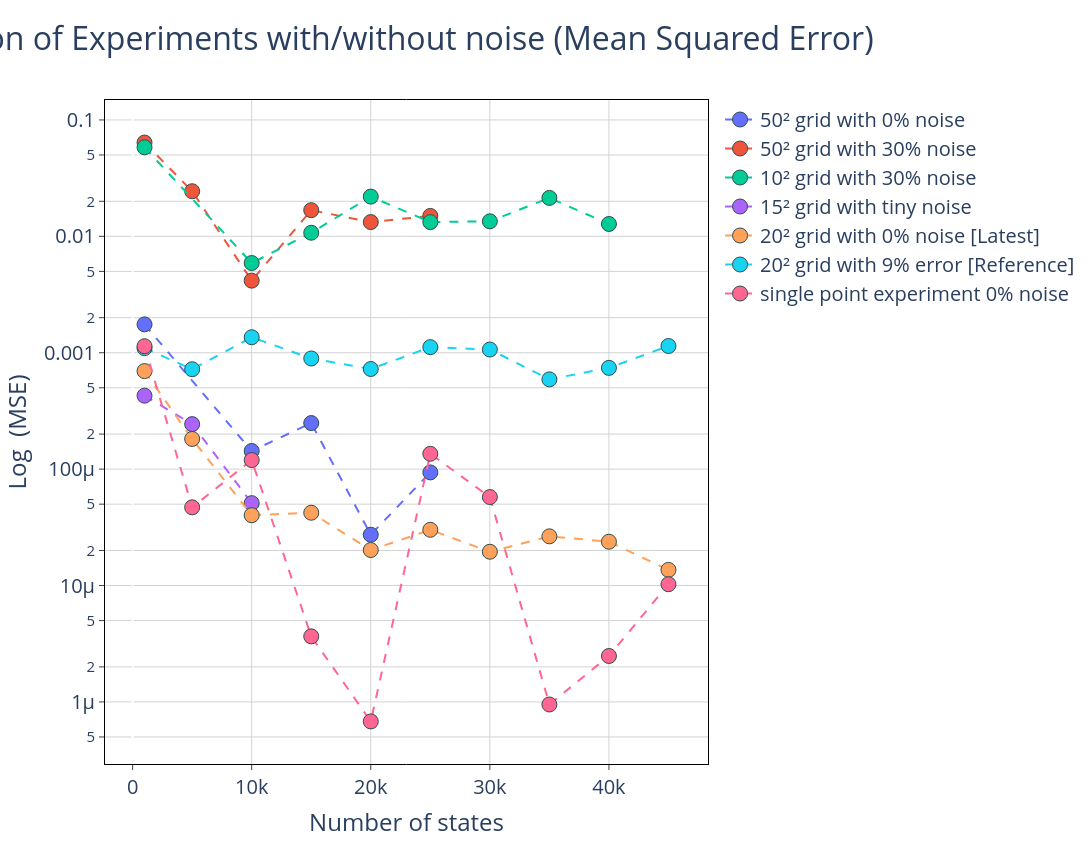

Notebook code for this chart:
### Code cell
# Configuración del subplot
fig = make_subplots(
    rows=1, 
    cols=1, 
     # Actualizado para que coincida con tus datos
)

# Agregar la primera fila (row=1)
fig.add_trace(
    go.Scatter(
        x=df_50_pure['Nstates'], 
        y=df_50_pure['MSE'], 
        mode='lines+markers', 
        name='50² grid with 0% noise',
        line=dict(dash='dash')
    ),
    row=1, col=1
)

# Agregar la segunda fila (row=2)
fig.add_trace(
    go.Scatter(
        x=df_50_error['Nstates'], 
        y=df_50_error['MSE'], 
        mode='lines+markers', 
        name='50² grid with 30% noise',
        line=dict(dash='dash')
    ),
    row=1, col=1
)

# Agregar la tercera fila (row=3)
fig.add_trace(
    go.Scatter(
        x=df_10_error['Nstates'], 
        y=df_10_error['MSE'], 
        mode='lines+markers', 
        name='10² grid with 30% noise',
        line=dict(dash='dash')
    ),
    row=1, col=1
)
fig.add_trace(
    go.Scatter(
        x=df_15_tiny_noise['Nstates'], 
        y=df_15_tiny_noise['MSE'], 
        mode='lines+markers', 
        name='15² grid with tiny noise',
        line=dict(dash='dash')
    ),
    row=1, col=1
)
fig.add_trace(go.Scatter(
    x = results_df.loc[results_df['Noise'] == 0.0, 'N_states'],
    y = results_df.loc[results_df['Noise'] == 0.0, 'MSE'],
    name="20² grid with 0% noise [Latest]",
    mode='lines+markers',
    line=dict(dash='dash')
))

fig.add_trace(go.Scatter(
    x = results_df.loc[results_df['Noise'] == 9.0, 'N_states'],
    y = results_df.loc[results_df['Noise'] == 9.0, 'MSE'],
    name="20² grid with 9% error [Reference]",
    mode='lines+markers',
    line=dict(dash='dash')
))
fig.add_trace(go.Scatter(
    x=df_single_pt['Nstates'], 
    y=df_single_pt['MSE'], 
    mode='lines+markers', 
    name='single point experiment 0% noise',
    line=dict(dash='dash')
    ),
row=1, col=1
)

fig.update_traces(marker=dict(size=15, line=dict(width=1, color='DarkSlateGrey')))
fig.update_layout(
    height = 844,
    width = 1500,
    font=dict(size=20),
    paper_bgcolor='white',
    plot_bgcolor='white',
    title={
        'text': "Model correlation of Experiments with/without noise (Mean Squared Error)",
        'font': {'size': 32},
        'x' :0.8
    },
    #title_text="Root Mean Squared Error"
)
fig.update_xaxes(
    mirror=True,
    ticks='outside',
    showline=True,
    linecolor='black',
    gridcolor='lightgrey',
    title_text='Number of states'

)
fig.update_yaxes(
    mirror=True,
    ticks='outside',
    showline=True,
    zeroline=True,
    linecolor='black',
    gridcolor='lightgrey',
    type='log',
    title_text='Log  (MSE)'
)
fig.show()

### Figure 1 — Plotly figure (JSON) as saved in the notebook; plotly's stock layout.template omitted (floating-point values rounded to 4 significant figures)
{"data": [{"line": {"dash": "dash"}, "marker": {"line": {"color": "DarkSlateGrey", "width": 1}, "size": 15}, "mode": "lines+markers", "name": "50² grid with 0% noise", "type": "scatter", "x": [1000.0, 10000.0, 15000.0, 20000.0, 25000.0], "xaxis": "x", "y": [0.001753, 0.0001432, 0.0002488, 2.731e-05, 9.374e-05], "yaxis": "y"}, {"line": {"dash": "dash"}, "marker": {"line": {"color": "DarkSlateGrey", "width": 1}, "size": 15}, "mode": "lines+markers", "name": "50² grid with 30% noise", "type": "scatter", "x": [1000.0, 5000.0, 10000.0, 15000.0, 20000.0, 25000.0], "xaxis": "x", "y": [0.06391, 0.0244, 0.004163, 0.01678, 0.01326, 0.01498], "yaxis": "y"}, {"line": {"dash": "dash"}, "marker": {"line": {"color": "DarkSlateGrey", "width": 1}, "size": 15}, "mode": "lines+markers", "name": "10² grid with 30% noise", "type": "scatter", "x": [1000.0, 10000.0, 15000.0, 20000.0, 25000.0, 30000.0, 35000.0, 40000.0], "xaxis": "x", "y": [0.05821, 0.005899, 0.01074, 0.02194, 0.01325, 0.01346, 0.02139, 0.01277], "yaxis": "y"}, {"line": {"dash": "dash"}, "marker": {"line": {"color": "DarkSlateGrey", "width": 1}, "size": 15}, "mode": "lines+markers", "name": "15² grid with tiny noise", "type": "scatter", "x": [1000.0, 5000.0, 10000.0], "xaxis": "x", "y": [0.0004276, 0.0002436, 5.103e-05], "yaxis": "y"}, {"line": {"dash": "dash"}, "marker": {"line": {"color": "DarkSlateGrey", "width": 1}, "size": 15}, "mode": "lines+markers", "name": "20² grid with 0% noise [Latest]", "type": "scatter", "x": [1000.0, 5000.0, 10000.0, 15000.0, 20000.0, 25000.0, 30000.0, 35000.0, 40000.0, 45000.0], "y": [0.0006957, 0.0001817, 4.02e-05, 4.22e-05, 2.019e-05, 3.011e-05, 1.951e-05, 2.646e-05, 2.379e-05, 1.363e-05]}, {"line": {"dash": "dash"}, "marker": {"line": {"color": "DarkSlateGrey", "width": 1}, "size": 15}, "mode": "lines+markers", "name": "20² grid with 9% error [Reference]", "type": "scatter", "x": [1000.0, 5000.0, 10000.0, 15000.0, 20000.0, 25000.0, 30000.0, 35000.0, 40000.0, 45000.0], "y": [0.001096, 0.0007217, 0.001359, 0.0008927, 0.0007249, 0.001117, 0.001065, 0.0005905, 0.0007412, 0.001142]}, {"line": {"dash": "dash"}, "marker": {"line": {"color": "DarkSlateGrey", "width": 1}, "size": 15}, "mode": "lines+markers", "name": "single point experiment 0% noise", "type": "scatter", "x": [1000.0, 5000.0, 10000.0, 15000.0, 20000.0, 25000.0, 30000.0, 35000.0, 40000.0, 45000.0], "xaxis": "x", "y": [0.001138, 4.696e-05, 0.0001197, 3.658e-06, 6.799e-07, 0.0001354, 5.756e-05, 9.507e-07, 2.481e-06, 1.026e-05], "yaxis": "y"}], "layout": {"font": {"size": 20}, "height": 844, "paper_bgcolor": "white", "plot_bgcolor": "white", "title": {"font": {"size": 32}, "text": "Model correlation of Experiments with/without noise (Mean Squared Error)", "x": 0.8}, "width": 1500, "xaxis": {"anchor": "y", "domain": [0, 1], "gridcolor": "lightgrey", "linecolor": "black", "mirror": true, "showline": true, "ticks": "outside", "title": {"text": "Number of states"}}, "yaxis": {"anchor": "x", "domain": [0, 1], "gridcolor": "lightgrey", "linecolor": "black", "mirror": true, "showline": true, "ticks": "outside", "title": {"text": "Log  (MSE)"}, "type": "log", "zeroline": true}}}
